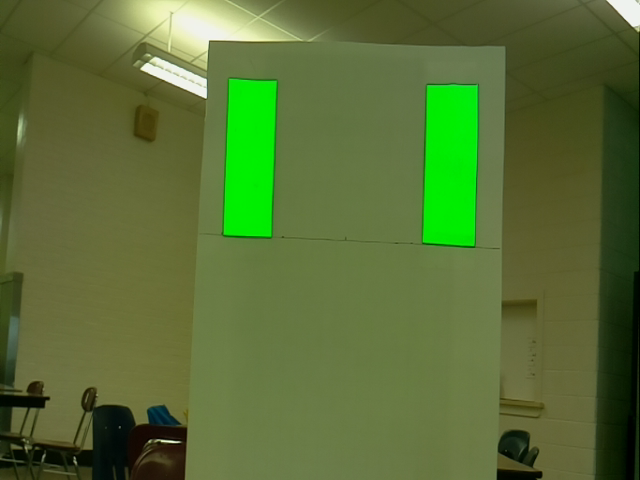
#> input picture image1.png, 640 x 480 px
$ python -i vision.py   (imports and definitions only)
#> lines starting #> are read from the running program, lines starting #| are printed output that depends on the picture; after the words box and inside, x2 and y2 are one past the last pixel; in counts of white or black regions, pixels touching at a corner belong together
#> further down, picture is the input picture: shape (480, 640, 3); mean B, G, R 53.4, 110.1, 87.8
import cv2
import numpy
import math
from enum import Enum

class DetectColor:
    """
    An OpenCV pipeline generated by GRIP.
    """

    def __init__(self):
        """initializes all values to presets or None if need to be set
        """

        self.__resize_image_width = 640
        self.__resize_image_height = 480
        self.__resize_image_interpolation = cv2.INTER_CUBIC

        self.resize_image_output = None

        self.__hsv_threshold_input = self.resize_image_output
        self.__hsv_threshold_hue = [55.03597122302158, 66.3481228668942]
        self.__hsv_threshold_saturation = [169.69424460431657, 255.0]
        self.__hsv_threshold_value = [176.57374100719423, 255.0]

        self.hsv_threshold_output = None

        self.__mask_input = self.resize_image_output
        self.__mask_mask = self.hsv_threshold_output

        self.mask_output = None


    def process(self, source0):
        """
        Runs the pipeline and sets all outputs to new values.
        """
        # Step Resize_Image0:
        self.__resize_image_input = source0
        (self.resize_image_output) = self.__resize_image(self.__resize_image_input, self.__resize_image_width, self.__resize_image_height, self.__resize_image_interpolation)

        # Step HSV_Threshold0:
        self.__hsv_threshold_input = self.resize_image_output
        (self.hsv_threshold_output) = self.__hsv_threshold(self.__hsv_threshold_input, self.__hsv_threshold_hue, self.__hsv_threshold_saturation, self.__hsv_threshold_value)

        # Step Mask0:
        self.__mask_input = self.resize_image_output
        self.__mask_mask = self.hsv_threshold_output
        (self.mask_output) = self.__mask(self.__mask_input, self.__mask_mask)


    @staticmethod
    def __resize_image(input, width, height, interpolation):
        """Scales and image to an exact size.
        Args:
            input: A numpy.ndarray.
            Width: The desired width in pixels.
            Height: The desired height in pixels.
            interpolation: Opencv enum for the type fo interpolation.
        Returns:
            A numpy.ndarray of the new size.
        """
        return cv2.resize(input, ((int)(width), (int)(height)), 0, 0, interpolation)

    @staticmethod
    def __hsv_threshold(input, hue, sat, val):
        """Segment an image based on hue, saturation, and value ranges.
        Args:
            input: A BGR numpy.ndarray.
            hue: A list of two numbers the are the min and max hue.
            sat: A list of two numbers the are the min and max saturation.
            lum: A list of two numbers the are the min and max value.
        Returns:
            A black and white numpy.ndarray.
        """
        out = cv2.cvtColor(input, cv2.COLOR_BGR2HSV)
#> out: shape (480, 640, 3); mean H, S, V 38.7, 132.7, 110.3
        return cv2.inRange(out, (hue[0], sat[0], val[0]),  (hue[1], sat[1], val[1]))
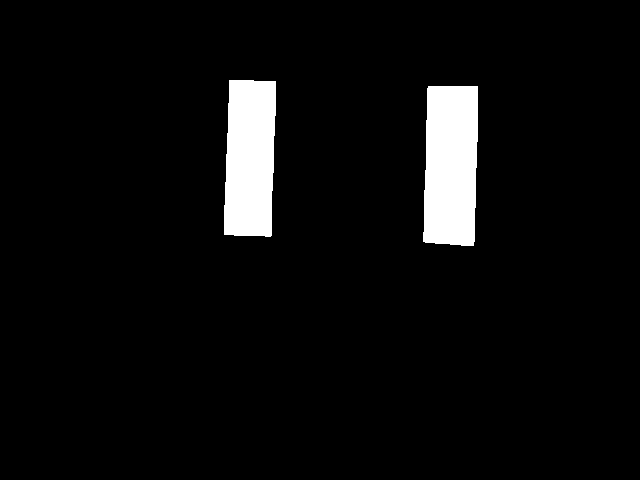
#> returned value: shape (480, 640); 5% white; 2 white regions, box (x1, y1, x2, y2) and area: (423, 86, 478, 246) 8127, (224, 80, 276, 237) 7381

    @staticmethod
    def __mask(input, mask):
        """Filter out an area of an image using a binary mask.
        Args:
            input: A three channel numpy.ndarray.
            mask: A black and white numpy.ndarray.
        Returns:
            A three channel numpy.ndarray.
        """
        return cv2.bitwise_and(input, input, mask=mask)
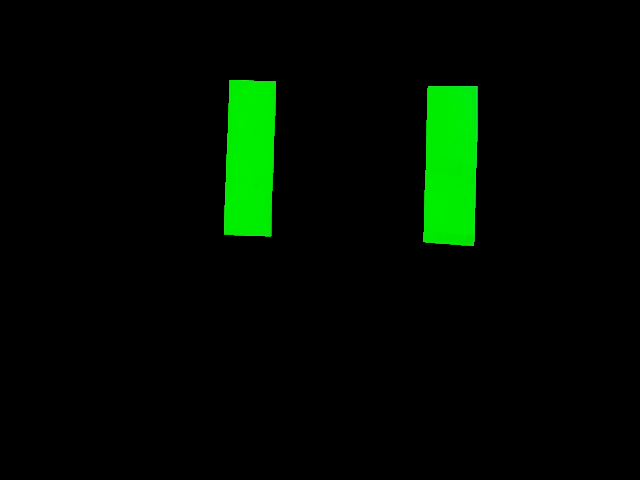
#> returned value: shape (480, 640, 3); mean of channels 0, 1, 2 0.2, 11.9, 0.1; drawn as B, G, R

>>> import cv2
>>> picture = cv2.imread('image1.png')
>>> result = DetectColor().process(picture)

$ run again, on image6.png
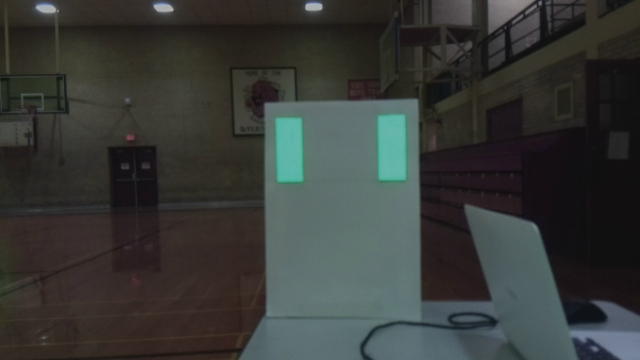
#> input picture image6.png, 640 x 360 px
#> picture is the input picture: shape (360, 640, 3); mean B, G, R 55.1, 57.6, 55.5
#> in __resize_image, `return cv2.resize(input, ((int)(width), (int)(height)), 0, 0, interpol..`:
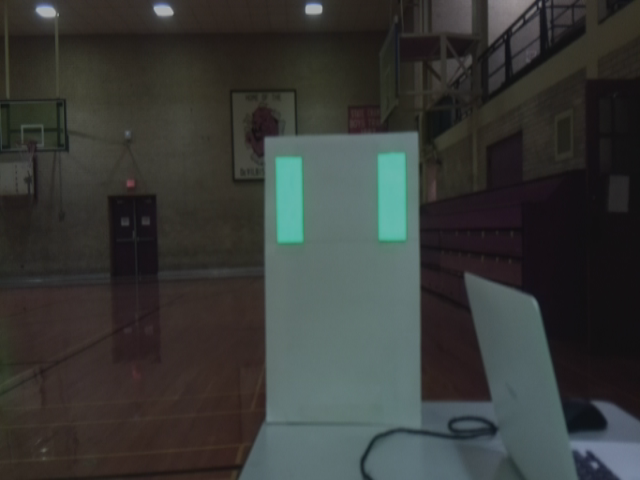
#> returned value: shape (480, 640, 3); mean of channels 0, 1, 2 55.1, 57.6, 55.5; drawn as B, G, R
#> out: shape (480, 640, 3); mean H, S, V 65.2, 53.4, 62
